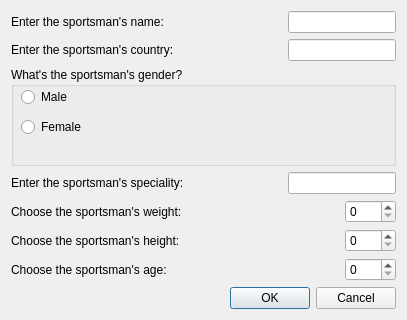
<?xml version="1.0" encoding="UTF-8"?>
<ui version="4.0">
 <class>SportsmanAddingDialog</class>
 <widget class="QDialog" name="SportsmanAddingDialog">
  <property name="geometry">
   <rect>
    <x>0</x>
    <y>0</y>
    <width>407</width>
    <height>320</height>
   </rect>
  </property>
  <property name="windowTitle">
   <string>Dialog</string>
  </property>
  <layout class="QGridLayout" name="gridLayout">
   <item row="0" column="0">
    <widget class="QLabel" name="label">
     <property name="text">
      <string>Enter the sportsman's name:</string>
     </property>
    </widget>
   </item>
   <item row="0" column="1" colspan="4">
    <spacer name="horizontalSpacer_5">
     <property name="orientation">
      <enum>Qt::Horizontal</enum>
     </property>
     <property name="sizeHint" stdset="0">
      <size>
       <width>96</width>
       <height>20</height>
      </size>
     </property>
    </spacer>
   </item>
   <item row="0" column="5" colspan="2">
    <widget class="QLineEdit" name="sportsmanNameLineEdit"/>
   </item>
   <item row="1" column="0" colspan="2">
    <widget class="QLabel" name="label_2">
     <property name="text">
      <string>Enter the sportsman's country:</string>
     </property>
    </widget>
   </item>
   <item row="1" column="2" colspan="3">
    <spacer name="horizontalSpacer_6">
     <property name="orientation">
      <enum>Qt::Horizontal</enum>
     </property>
     <property name="sizeHint" stdset="0">
      <size>
       <width>87</width>
       <height>20</height>
      </size>
     </property>
    </spacer>
   </item>
   <item row="1" column="5" colspan="2">
    <widget class="QLineEdit" name="sportsmanCountryLineEdit"/>
   </item>
   <item row="2" column="0" colspan="7">
    <widget class="QGroupBox" name="sportsmanGenderGroupBox">
     <property name="title">
      <string>What's the sportsman's gender?</string>
     </property>
     <widget class="QRadioButton" name="sportsmanMaleRadioButton">
      <property name="geometry">
       <rect>
        <x>10</x>
        <y>20</y>
        <width>51</width>
        <height>20</height>
       </rect>
      </property>
      <property name="text">
       <string>Male</string>
      </property>
     </widget>
     <widget class="QRadioButton" name="sportsmanFemaleRadioButton">
      <property name="geometry">
       <rect>
        <x>10</x>
        <y>50</y>
        <width>71</width>
        <height>20</height>
       </rect>
      </property>
      <property name="text">
       <string>Female</string>
      </property>
     </widget>
    </widget>
   </item>
   <item row="3" column="0" colspan="4">
    <widget class="QLabel" name="label_4">
     <property name="text">
      <string>Enter the sportsman's speciality:</string>
     </property>
    </widget>
   </item>
   <item row="3" column="4">
    <spacer name="horizontalSpacer">
     <property name="orientation">
      <enum>Qt::Horizontal</enum>
     </property>
     <property name="sizeHint" stdset="0">
      <size>
       <width>72</width>
       <height>20</height>
      </size>
     </property>
    </spacer>
   </item>
   <item row="3" column="5" colspan="2">
    <widget class="QLineEdit" name="sportsmanSpecsLineEdit"/>
   </item>
   <item row="4" column="0" colspan="3">
    <widget class="QLabel" name="label_5">
     <property name="text">
      <string>Choose the sportsman's weight:</string>
     </property>
    </widget>
   </item>
   <item row="4" column="3" colspan="3">
    <spacer name="horizontalSpacer_2">
     <property name="orientation">
      <enum>Qt::Horizontal</enum>
     </property>
     <property name="sizeHint" stdset="0">
      <size>
       <width>135</width>
       <height>20</height>
      </size>
     </property>
    </spacer>
   </item>
   <item row="4" column="6">
    <widget class="QSpinBox" name="sportsmanWeightSpinBox"/>
   </item>
   <item row="5" column="0" colspan="3">
    <widget class="QLabel" name="label_6">
     <property name="text">
      <string>Choose the sportsman's height:</string>
     </property>
    </widget>
   </item>
   <item row="5" column="3" colspan="3">
    <spacer name="horizontalSpacer_3">
     <property name="orientation">
      <enum>Qt::Horizontal</enum>
     </property>
     <property name="sizeHint" stdset="0">
      <size>
       <width>135</width>
       <height>20</height>
      </size>
     </property>
    </spacer>
   </item>
   <item row="5" column="6">
    <widget class="QSpinBox" name="sportsmanHeightSpinBox"/>
   </item>
   <item row="6" column="0">
    <widget class="QLabel" name="label_7">
     <property name="text">
      <string>Choose the sportsman's age:</string>
     </property>
    </widget>
   </item>
   <item row="6" column="1" colspan="5">
    <spacer name="horizontalSpacer_4">
     <property name="orientation">
      <enum>Qt::Horizontal</enum>
     </property>
     <property name="sizeHint" stdset="0">
      <size>
       <width>152</width>
       <height>20</height>
      </size>
     </property>
    </spacer>
   </item>
   <item row="6" column="6">
    <widget class="QSpinBox" name="sportsmanAgeSpinBox"/>
   </item>
   <item row="7" column="0" colspan="7">
    <widget class="QDialogButtonBox" name="buttonBox">
     <property name="orientation">
      <enum>Qt::Horizontal</enum>
     </property>
     <property name="standardButtons">
      <set>QDialogButtonBox::Cancel|QDialogButtonBox::Ok</set>
     </property>
    </widget>
   </item>
  </layout>
 </widget>
 <resources/>
 <connections>
  <connection>
   <sender>buttonBox</sender>
   <signal>accepted()</signal>
   <receiver>SportsmanAddingDialog</receiver>
   <slot>accept()</slot>
   <hints>
    <hint type="sourcelabel">
     <x>248</x>
     <y>254</y>
    </hint>
    <hint type="destinationlabel">
     <x>157</x>
     <y>274</y>
    </hint>
   </hints>
  </connection>
  <connection>
   <sender>buttonBox</sender>
   <signal>rejected()</signal>
   <receiver>SportsmanAddingDialog</receiver>
   <slot>reject()</slot>
   <hints>
    <hint type="sourcelabel">
     <x>316</x>
     <y>260</y>
    </hint>
    <hint type="destinationlabel">
     <x>286</x>
     <y>274</y>
    </hint>
   </hints>
  </connection>
 </connections>
</ui>
